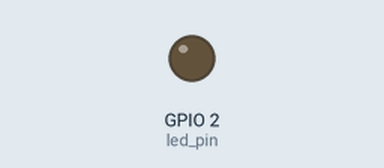
This sketch was run on a simulated ESP32. On the bench: output pins drawn as LEDs (lit = HIGH).

Above: at 0.65 s.
At 4.1 s:
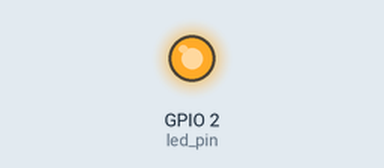
Timing chart, 0 to 4.6 s (numbered marks = the images above):
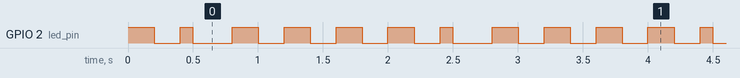

Measured:
- by itself, GPIO 2 (led_pin): repeats every 2.0 s: LOW 0.20 s, HIGH 0.10 s, LOW 0.30 s, 3 × (HIGH 0.20 s, LOW 0.20 s), HIGH 0.20 s
- by itself, everything shown: repeats every 2.0 s, in 10 steps

The sketch:

demo.ino
```cpp
#if CONFIG_FREERTOS_UNICORE
static const BaseType_t app_cpu = 0;
#else
static const BaseType_t app_cpu = 1;
#endif

//pins
static const int led_pin = LED_BUILTIN;

//our task:blink LED
void toggleLED(void *parameter){
  while(1){
    digitalWrite(led_pin, HIGH);
    vTaskDelay(500 / portTICK_PERIOD_MS);
    digitalWrite(led_pin, LOW);
    vTaskDelay(500 / portTICK_PERIOD_MS);
  }
}


void toggleLEDF(void *parameter){
  while(1){
    digitalWrite(led_pin, HIGH);
    vTaskDelay(200 / portTICK_PERIOD_MS);
    digitalWrite(led_pin, LOW);
    vTaskDelay(200 / portTICK_PERIOD_MS);
  }
}

void setup() {
  // put your setup code here, to run once:
  //configure pin
  pinMode(led_pin, OUTPUT);

  //Task to run forever
  xTaskCreatePinnedToCore(
    toggleLED,    //Funtction to be called
    "Toggle LED", //Name of task
    1024,         //Stack size in bytes
    NULL,         //Parameter to pass to function
    1,            //Task Priority
    NULL,         //Task Handle
    app_cpu);     //Run on onr core fore demo purposes

  xTaskCreatePinnedToCore(
    toggleLEDF,    //Funtction to be called
    "Toggle LED Fast", //Name of task
    1024,         //Stack size in bytes
    NULL,         //Parameter to pass to function
    1,            //Task Priority
    NULL,         //Task Handle
    app_cpu);     //Run on onr core fore demo purposes


}

void loop() {
  // put your main code here, to run repeatedly:

}
```
